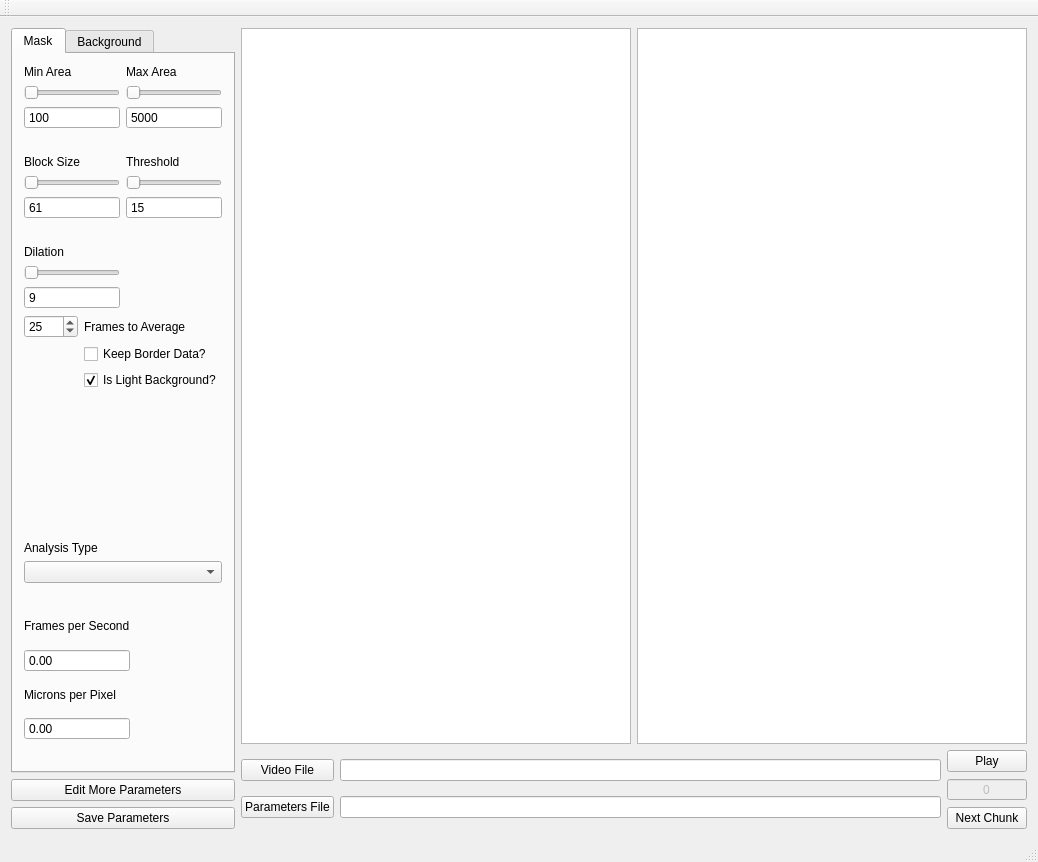
<?xml version="1.0" encoding="UTF-8"?>
<ui version="4.0">
 <class>GetMaskParams</class>
 <widget class="QMainWindow" name="GetMaskParams">
  <property name="geometry">
   <rect>
    <x>0</x>
    <y>0</y>
    <width>1038</width>
    <height>862</height>
   </rect>
  </property>
  <property name="windowTitle">
   <string>GetMaskParams</string>
  </property>
  <widget class="QWidget" name="centralWidget">
   <layout class="QHBoxLayout" name="horizontalLayout_6">
    <item>
     <layout class="QHBoxLayout" name="horizontalLayout_5" stretch="0,8">
      <item>
       <layout class="QVBoxLayout" name="verticalLayout_5">
        <item>
         <widget class="QTabWidget" name="tabWidget">
          <property name="sizePolicy">
           <sizepolicy hsizetype="MinimumExpanding" vsizetype="MinimumExpanding">
            <horstretch>0</horstretch>
            <verstretch>0</verstretch>
           </sizepolicy>
          </property>
          <property name="styleSheet">
           <string notr="true"/>
          </property>
          <property name="currentIndex">
           <number>0</number>
          </property>
          <widget class="QWidget" name="tab_mask">
           <attribute name="title">
            <string>Mask</string>
           </attribute>
           <layout class="QGridLayout" name="gridLayout_6">
            <item row="2" column="0">
             <layout class="QGridLayout" name="gridLayout_5">
              <item row="3" column="1">
               <widget class="QLabel" name="label_min_area_2">
                <property name="sizePolicy">
                 <sizepolicy hsizetype="Preferred" vsizetype="Minimum">
                  <horstretch>0</horstretch>
                  <verstretch>0</verstretch>
                 </sizepolicy>
                </property>
                <property name="text">
                 <string>Frames per Second</string>
                </property>
               </widget>
              </item>
              <item row="8" column="1" colspan="2">
               <spacer name="horizontalSpacer_4">
                <property name="orientation">
                 <enum>Qt::Horizontal</enum>
                </property>
                <property name="sizeHint" stdset="0">
                 <size>
                  <width>40</width>
                  <height>20</height>
                 </size>
                </property>
               </spacer>
              </item>
              <item row="6" column="1">
               <widget class="QDoubleSpinBox" name="p_microns_per_pixel">
                <property name="frame">
                 <bool>true</bool>
                </property>
                <property name="buttonSymbols">
                 <enum>QAbstractSpinBox::NoButtons</enum>
                </property>
                <property name="accelerated">
                 <bool>false</bool>
                </property>
                <property name="keyboardTracking">
                 <bool>true</bool>
                </property>
               </widget>
              </item>
              <item row="0" column="1">
               <widget class="QLabel" name="label_max_aea_2">
                <property name="sizePolicy">
                 <sizepolicy hsizetype="Preferred" vsizetype="Maximum">
                  <horstretch>0</horstretch>
                  <verstretch>0</verstretch>
                 </sizepolicy>
                </property>
                <property name="text">
                 <string>Analysis Type</string>
                </property>
               </widget>
              </item>
              <item row="2" column="1" colspan="2">
               <spacer name="horizontalSpacer_5">
                <property name="orientation">
                 <enum>Qt::Horizontal</enum>
                </property>
                <property name="sizeHint" stdset="0">
                 <size>
                  <width>40</width>
                  <height>20</height>
                 </size>
                </property>
               </spacer>
              </item>
              <item row="1" column="1" colspan="2">
               <widget class="QComboBox" name="p_analysis_type"/>
              </item>
              <item row="5" column="1">
               <widget class="QLabel" name="label_min_area_3">
                <property name="sizePolicy">
                 <sizepolicy hsizetype="Preferred" vsizetype="Minimum">
                  <horstretch>0</horstretch>
                  <verstretch>0</verstretch>
                 </sizepolicy>
                </property>
                <property name="text">
                 <string>Microns per Pixel</string>
                </property>
               </widget>
              </item>
              <item row="4" column="1">
               <widget class="QDoubleSpinBox" name="p_expected_fps">
                <property name="enabled">
                 <bool>true</bool>
                </property>
                <property name="buttonSymbols">
                 <enum>QAbstractSpinBox::NoButtons</enum>
                </property>
               </widget>
              </item>
             </layout>
            </item>
            <item row="1" column="0">
             <layout class="QFormLayout" name="formLayout">
              <property name="sizeConstraint">
               <enum>QLayout::SetDefaultConstraint</enum>
              </property>
              <property name="fieldGrowthPolicy">
               <enum>QFormLayout::FieldsStayAtSizeHint</enum>
              </property>
              <item row="1" column="0">
               <widget class="QSpinBox" name="p_compression_buff">
                <property name="buttonSymbols">
                 <enum>QAbstractSpinBox::UpDownArrows</enum>
                </property>
                <property name="minimum">
                 <number>1</number>
                </property>
                <property name="maximum">
                 <number>1000</number>
                </property>
                <property name="value">
                 <number>25</number>
                </property>
               </widget>
              </item>
              <item row="1" column="1">
               <widget class="QLabel" name="label_5">
                <property name="text">
                 <string>Frames to Average</string>
                </property>
               </widget>
              </item>
              <item row="2" column="1">
               <widget class="QCheckBox" name="p_keep_border_data">
                <property name="text">
                 <string>Keep Border Data?</string>
                </property>
               </widget>
              </item>
              <item row="3" column="1">
               <widget class="QCheckBox" name="p_is_light_background">
                <property name="text">
                 <string>Is Light Background?</string>
                </property>
                <property name="checked">
                 <bool>true</bool>
                </property>
               </widget>
              </item>
             </layout>
            </item>
            <item row="0" column="0">
             <layout class="QVBoxLayout" name="verticalLayout">
              <item>
               <layout class="QGridLayout" name="gridLayout_3">
                <item row="4" column="2">
                 <widget class="QLabel" name="label_thresh_C">
                  <property name="text">
                   <string>Threshold</string>
                  </property>
                  <property name="alignment">
                   <set>Qt::AlignLeading|Qt::AlignLeft|Qt::AlignVCenter</set>
                  </property>
                 </widget>
                </item>
                <item row="1" column="1">
                 <widget class="QSlider" name="horizontalSlider_mask_min_area">
                  <property name="maximum">
                   <number>10000</number>
                  </property>
                  <property name="orientation">
                   <enum>Qt::Horizontal</enum>
                  </property>
                 </widget>
                </item>
                <item row="8" column="1">
                 <widget class="QLabel" name="label_6">
                  <property name="sizePolicy">
                   <sizepolicy hsizetype="Maximum" vsizetype="Preferred">
                    <horstretch>0</horstretch>
                    <verstretch>0</verstretch>
                   </sizepolicy>
                  </property>
                  <property name="text">
                   <string>Dilation</string>
                  </property>
                 </widget>
                </item>
                <item row="0" column="2">
                 <widget class="QLabel" name="label_max_aea">
                  <property name="sizePolicy">
                   <sizepolicy hsizetype="Preferred" vsizetype="Maximum">
                    <horstretch>0</horstretch>
                    <verstretch>0</verstretch>
                   </sizepolicy>
                  </property>
                  <property name="text">
                   <string>Max Area</string>
                  </property>
                 </widget>
                </item>
                <item row="5" column="2">
                 <widget class="QSlider" name="horizontalSlider_thresh_C">
                  <property name="maximum">
                   <number>100</number>
                  </property>
                  <property name="orientation">
                   <enum>Qt::Horizontal</enum>
                  </property>
                 </widget>
                </item>
                <item row="3" column="1" colspan="2">
                 <spacer name="horizontalSpacer">
                  <property name="orientation">
                   <enum>Qt::Horizontal</enum>
                  </property>
                  <property name="sizeHint" stdset="0">
                   <size>
                    <width>40</width>
                    <height>20</height>
                   </size>
                  </property>
                 </spacer>
                </item>
                <item row="1" column="2">
                 <widget class="QSlider" name="horizontalSlider_mask_max_area">
                  <property name="minimum">
                   <number>0</number>
                  </property>
                  <property name="maximum">
                   <number>100000</number>
                  </property>
                  <property name="singleStep">
                   <number>100</number>
                  </property>
                  <property name="orientation">
                   <enum>Qt::Horizontal</enum>
                  </property>
                  <property name="tickPosition">
                   <enum>QSlider::NoTicks</enum>
                  </property>
                 </widget>
                </item>
                <item row="6" column="1">
                 <widget class="QSpinBox" name="p_thresh_block_size">
                  <property name="sizePolicy">
                   <sizepolicy hsizetype="Minimum" vsizetype="Fixed">
                    <horstretch>0</horstretch>
                    <verstretch>0</verstretch>
                   </sizepolicy>
                  </property>
                  <property name="buttonSymbols">
                   <enum>QAbstractSpinBox::NoButtons</enum>
                  </property>
                  <property name="minimum">
                   <number>5</number>
                  </property>
                  <property name="maximum">
                   <number>1000000</number>
                  </property>
                  <property name="value">
                   <number>61</number>
                  </property>
                 </widget>
                </item>
                <item row="6" column="2">
                 <widget class="QSpinBox" name="p_thresh_C">
                  <property name="buttonSymbols">
                   <enum>QAbstractSpinBox::NoButtons</enum>
                  </property>
                  <property name="minimum">
                   <number>-100</number>
                  </property>
                  <property name="maximum">
                   <number>100</number>
                  </property>
                  <property name="value">
                   <number>15</number>
                  </property>
                 </widget>
                </item>
                <item row="0" column="1">
                 <widget class="QLabel" name="label_min_area">
                  <property name="sizePolicy">
                   <sizepolicy hsizetype="Preferred" vsizetype="Minimum">
                    <horstretch>0</horstretch>
                    <verstretch>0</verstretch>
                   </sizepolicy>
                  </property>
                  <property name="text">
                   <string>Min Area</string>
                  </property>
                 </widget>
                </item>
                <item row="7" column="1" colspan="2">
                 <spacer name="horizontalSpacer_2">
                  <property name="orientation">
                   <enum>Qt::Horizontal</enum>
                  </property>
                  <property name="sizeHint" stdset="0">
                   <size>
                    <width>40</width>
                    <height>20</height>
                   </size>
                  </property>
                 </spacer>
                </item>
                <item row="4" column="1">
                 <widget class="QLabel" name="label_block_size">
                  <property name="sizePolicy">
                   <sizepolicy hsizetype="Preferred" vsizetype="Maximum">
                    <horstretch>0</horstretch>
                    <verstretch>0</verstretch>
                   </sizepolicy>
                  </property>
                  <property name="text">
                   <string>Block Size</string>
                  </property>
                  <property name="alignment">
                   <set>Qt::AlignLeading|Qt::AlignLeft|Qt::AlignVCenter</set>
                  </property>
                 </widget>
                </item>
                <item row="10" column="1">
                 <widget class="QSpinBox" name="p_dilation_size">
                  <property name="buttonSymbols">
                   <enum>QAbstractSpinBox::NoButtons</enum>
                  </property>
                  <property name="minimum">
                   <number>1</number>
                  </property>
                  <property name="maximum">
                   <number>999</number>
                  </property>
                  <property name="value">
                   <number>9</number>
                  </property>
                 </widget>
                </item>
                <item row="9" column="1">
                 <widget class="QSlider" name="horizontalSlider_dilation_size">
                  <property name="minimum">
                   <number>1</number>
                  </property>
                  <property name="maximum">
                   <number>100</number>
                  </property>
                  <property name="orientation">
                   <enum>Qt::Horizontal</enum>
                  </property>
                 </widget>
                </item>
                <item row="2" column="2">
                 <widget class="QSpinBox" name="p_mask_max_area">
                  <property name="frame">
                   <bool>true</bool>
                  </property>
                  <property name="buttonSymbols">
                   <enum>QAbstractSpinBox::NoButtons</enum>
                  </property>
                  <property name="accelerated">
                   <bool>false</bool>
                  </property>
                  <property name="keyboardTracking">
                   <bool>true</bool>
                  </property>
                  <property name="minimum">
                   <number>10</number>
                  </property>
                  <property name="maximum">
                   <number>100000000</number>
                  </property>
                  <property name="value">
                   <number>5000</number>
                  </property>
                  <property name="showGroupSeparator" stdset="0">
                   <bool>false</bool>
                  </property>
                 </widget>
                </item>
                <item row="2" column="1">
                 <widget class="QSpinBox" name="p_mask_min_area">
                  <property name="enabled">
                   <bool>true</bool>
                  </property>
                  <property name="buttonSymbols">
                   <enum>QAbstractSpinBox::NoButtons</enum>
                  </property>
                  <property name="maximum">
                   <number>100000000</number>
                  </property>
                  <property name="value">
                   <number>100</number>
                  </property>
                 </widget>
                </item>
                <item row="5" column="1">
                 <widget class="QSlider" name="horizontalSlider_thresh_block_size">
                  <property name="maximum">
                   <number>500</number>
                  </property>
                  <property name="orientation">
                   <enum>Qt::Horizontal</enum>
                  </property>
                 </widget>
                </item>
               </layout>
              </item>
             </layout>
            </item>
           </layout>
          </widget>
          <widget class="QWidget" name="tab_bgnd">
           <attribute name="title">
            <string>Background</string>
           </attribute>
           <layout class="QVBoxLayout" name="verticalLayout_3">
            <item>
             <widget class="QCheckBox" name="checkBox_is_bgnd_subtraction">
              <property name="sizePolicy">
               <sizepolicy hsizetype="Maximum" vsizetype="Fixed">
                <horstretch>0</horstretch>
                <verstretch>0</verstretch>
               </sizepolicy>
              </property>
              <property name="layoutDirection">
               <enum>Qt::LeftToRight</enum>
              </property>
              <property name="text">
               <string>Subtract Background</string>
              </property>
             </widget>
            </item>
            <item>
             <layout class="QGridLayout" name="gridLayout_4">
              <item row="0" column="0">
               <widget class="QLabel" name="label">
                <property name="text">
                 <string>Background buffer size</string>
                </property>
               </widget>
              </item>
              <item row="1" column="0">
               <widget class="QSpinBox" name="p_mask_bgnd_buff_size">
                <property name="minimum">
                 <number>1</number>
                </property>
                <property name="maximum">
                 <number>200</number>
                </property>
                <property name="value">
                 <number>25</number>
                </property>
               </widget>
              </item>
              <item row="2" column="0">
               <widget class="QLabel" name="label_2">
                <property name="text">
                 <string>Gap between frames</string>
                </property>
               </widget>
              </item>
              <item row="3" column="0">
               <widget class="QSpinBox" name="p_mask_bgnd_frame_gap">
                <property name="minimum">
                 <number>1</number>
                </property>
                <property name="maximum">
                 <number>1000000</number>
                </property>
                <property name="value">
                 <number>250</number>
                </property>
               </widget>
              </item>
             </layout>
            </item>
            <item>
             <spacer name="verticalSpacer">
              <property name="orientation">
               <enum>Qt::Vertical</enum>
              </property>
              <property name="sizeHint" stdset="0">
               <size>
                <width>20</width>
                <height>40</height>
               </size>
              </property>
             </spacer>
            </item>
           </layout>
          </widget>
         </widget>
        </item>
        <item>
         <widget class="QPushButton" name="pushButton_moreParams">
          <property name="text">
           <string>Edit More Parameters</string>
          </property>
         </widget>
        </item>
        <item>
         <widget class="QPushButton" name="pushButton_saveParam">
          <property name="sizePolicy">
           <sizepolicy hsizetype="Minimum" vsizetype="Fixed">
            <horstretch>0</horstretch>
            <verstretch>0</verstretch>
           </sizepolicy>
          </property>
          <property name="text">
           <string>Save Parameters</string>
          </property>
         </widget>
        </item>
       </layout>
      </item>
      <item>
       <layout class="QVBoxLayout" name="verticalLayout_7">
        <item>
         <layout class="QHBoxLayout" name="horizontalLayout_2">
          <item>
           <widget class="QGraphicsView" name="graphicsView_full">
            <property name="sizePolicy">
             <sizepolicy hsizetype="Minimum" vsizetype="Minimum">
              <horstretch>0</horstretch>
              <verstretch>0</verstretch>
             </sizepolicy>
            </property>
            <property name="dragMode">
             <enum>QGraphicsView::ScrollHandDrag</enum>
            </property>
            <property name="transformationAnchor">
             <enum>QGraphicsView::AnchorUnderMouse</enum>
            </property>
            <property name="resizeAnchor">
             <enum>QGraphicsView::AnchorViewCenter</enum>
            </property>
           </widget>
          </item>
          <item>
           <widget class="QGraphicsView" name="graphicsView_mask">
            <property name="sizePolicy">
             <sizepolicy hsizetype="Minimum" vsizetype="Expanding">
              <horstretch>0</horstretch>
              <verstretch>0</verstretch>
             </sizepolicy>
            </property>
            <property name="dragMode">
             <enum>QGraphicsView::ScrollHandDrag</enum>
            </property>
            <property name="transformationAnchor">
             <enum>QGraphicsView::AnchorUnderMouse</enum>
            </property>
            <property name="resizeAnchor">
             <enum>QGraphicsView::AnchorViewCenter</enum>
            </property>
           </widget>
          </item>
         </layout>
        </item>
        <item>
         <layout class="QHBoxLayout" name="horizontalLayout_4">
          <item>
           <widget class="QWidget" name="widget" native="true">
            <layout class="QHBoxLayout" name="horizontalLayout_3">
             <property name="margin">
              <number>0</number>
             </property>
             <item>
              <layout class="QGridLayout" name="gridLayout">
               <item row="1" column="1">
                <widget class="QLineEdit" name="lineEdit_paramFile"/>
               </item>
               <item row="0" column="1">
                <widget class="QLineEdit" name="lineEdit_video"/>
               </item>
               <item row="0" column="0">
                <widget class="QPushButton" name="pushButton_video">
                 <property name="sizePolicy">
                  <sizepolicy hsizetype="Preferred" vsizetype="Fixed">
                   <horstretch>0</horstretch>
                   <verstretch>0</verstretch>
                  </sizepolicy>
                 </property>
                 <property name="text">
                  <string>Video File</string>
                 </property>
                </widget>
               </item>
               <item row="1" column="0">
                <widget class="QPushButton" name="pushButton_paramFile">
                 <property name="sizePolicy">
                  <sizepolicy hsizetype="Maximum" vsizetype="Fixed">
                   <horstretch>0</horstretch>
                   <verstretch>0</verstretch>
                  </sizepolicy>
                 </property>
                 <property name="text">
                  <string>Parameters File</string>
                 </property>
                </widget>
               </item>
              </layout>
             </item>
             <item>
              <layout class="QVBoxLayout" name="verticalLayout_6">
               <item>
                <layout class="QGridLayout" name="gridLayout_2">
                 <item row="1" column="1">
                  <widget class="QSpinBox" name="spinBox_frame_number">
                   <property name="enabled">
                    <bool>false</bool>
                   </property>
                   <property name="autoFillBackground">
                    <bool>false</bool>
                   </property>
                   <property name="wrapping">
                    <bool>false</bool>
                   </property>
                   <property name="alignment">
                    <set>Qt::AlignCenter</set>
                   </property>
                   <property name="readOnly">
                    <bool>true</bool>
                   </property>
                   <property name="buttonSymbols">
                    <enum>QAbstractSpinBox::NoButtons</enum>
                   </property>
                   <property name="accelerated">
                    <bool>false</bool>
                   </property>
                   <property name="maximum">
                    <number>100000000</number>
                   </property>
                   <property name="showGroupSeparator" stdset="0">
                    <bool>false</bool>
                   </property>
                  </widget>
                 </item>
                 <item row="2" column="1">
                  <widget class="QPushButton" name="pushButton_next">
                   <property name="sizePolicy">
                    <sizepolicy hsizetype="Preferred" vsizetype="Fixed">
                     <horstretch>0</horstretch>
                     <verstretch>0</verstretch>
                    </sizepolicy>
                   </property>
                   <property name="text">
                    <string>Next Chunk</string>
                   </property>
                  </widget>
                 </item>
                 <item row="0" column="1">
                  <widget class="QPushButton" name="pushButton_play">
                   <property name="text">
                    <string>Play</string>
                   </property>
                  </widget>
                 </item>
                </layout>
               </item>
              </layout>
             </item>
            </layout>
           </widget>
          </item>
         </layout>
        </item>
       </layout>
      </item>
     </layout>
    </item>
   </layout>
  </widget>
  <widget class="QMenuBar" name="menuBar">
   <property name="geometry">
    <rect>
     <x>0</x>
     <y>0</y>
     <width>1038</width>
     <height>22</height>
    </rect>
   </property>
  </widget>
  <widget class="QToolBar" name="mainToolBar">
   <attribute name="toolBarArea">
    <enum>TopToolBarArea</enum>
   </attribute>
   <attribute name="toolBarBreak">
    <bool>false</bool>
   </attribute>
  </widget>
  <widget class="QStatusBar" name="statusBar"/>
 </widget>
 <layoutdefault spacing="6" margin="11"/>
 <resources/>
 <connections/>
</ui>
